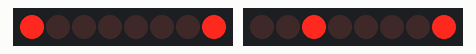
A sketch run on a simulated Arduino Uno, built with avr-gcc and run on an emulated ATmega328P. On the bench: 2 × 8 shift-register outputs drawn as a row of LEDs (first output left, lit = HIGH). Wiring (inferred from the names in the program): 2 × shift register (74HC595): data pin 8, shift clock pin 10, latch pin 9 / data pin 2, shift clock pin 4, latch pin 3. Wiring (inferred from the signals the program sends): 2 × row of LEDs: on Q0, Q1, Q2, Q3, Q4, Q5, Q6, Q7 / on Q0, Q1, Q2, Q3, Q4, Q5, Q6, Q7.

Above: at 0.2 s.
At 1.8 s:
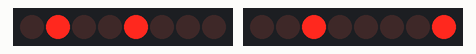
At 2.8 s:
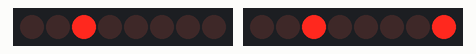
At 4.8 s:
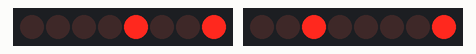
At 7.8 s:
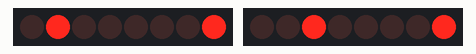
At 11.3 s:
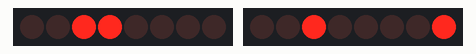
Timing chart, 0 to 11.8 s (numbered marks = the images above):
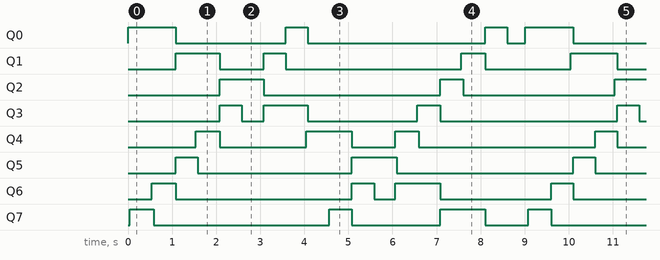

Measured:
- by itself, Q0: repeats every 9.0 s: LOW 2.5 s, HIGH 0.50 s, LOW 4.0 s, HIGH 0.50 s, LOW 0.41 s, HIGH 1.1 s
- by itself, Q1: repeats every 9.0 s: LOW 1.0 s, HIGH 0.50 s, LOW 4.0 s, HIGH 0.54 s, LOW 1.9 s, HIGH 1.1 s
- by itself, Q2: repeats every 9.0 s: LOW 4.0 s, HIGH 0.52 s, LOW 3.4 s, HIGH 1.1 s
- by itself, Q3: repeats every 9.0 s: LOW 0.50 s, HIGH 1.0 s, LOW 2.5 s, HIGH 0.52 s, LOW 4.0 s, HIGH 0.50 s
- by itself, Q4: repeats every 9.0 s: LOW 2.0 s, HIGH 1.0 s, LOW 0.98 s, HIGH 0.54 s, LOW 4.0 s, HIGH 0.50 s
- by itself, Q5: repeats every 9.0 s: LOW 3.5 s, HIGH 1.0 s, LOW 4.0 s, HIGH 0.50 s
- by itself, Q6: repeats every 9.0 s: LOW 4.0 s, HIGH 0.50 s, LOW 0.48 s, HIGH 1.0 s, LOW 2.5 s, HIGH 0.50 s
- by itself, Q7: repeats every 9.0 s: LOW 4.0 s, HIGH 0.52 s, LOW 2.0 s, HIGH 1.0 s, LOW 0.98 s, HIGH 0.52 s

The sketch:

twoOpposingMovingLines.ino
```cpp
int dataPin = 8;
int clockPin = 10;
int latchPin = 9;

int dataPin2 = 2;
int clockPin2 = 4;
int latchPin2 = 3;

void setup()
{
  pinMode(dataPin, OUTPUT);
  pinMode(clockPin, OUTPUT);
  pinMode(latchPin, OUTPUT);

  pinMode(dataPin2, OUTPUT);
  pinMode(clockPin2, OUTPUT);
  pinMode(latchPin2, OUTPUT);
}

void writeCells(byte row, byte col)
{
    digitalWrite(latchPin, LOW);
    shiftOut(dataPin, clockPin, LSBFIRST, row);
    digitalWrite(latchPin, HIGH);

    digitalWrite(latchPin2, LOW);
    shiftOut(dataPin2, clockPin2, LSBFIRST, col);
    digitalWrite(latchPin2, HIGH);
}

uint8_t lineOneCathode =  0b10000000;
uint8_t lineTwoCathode = 0b00000001;

float moveTimeLineOne = 1.0 * 1e6; float lastMoveTimeLineOne = 0.0; int lineOneShiftBit = 0;
float moveTimeLineTwo = 0.5 * 1e6; float lastMoveTimeLineTwo = 0.0; int lineTwoShiftBit = 0;
float Time = 0.0;

void loop()
{
  Time = micros();

  writeCells(~lineOneCathode, 0b00100000);
  delay(1);
  writeCells(~0b00000000, 0b00000000);

  writeCells(~lineTwoCathode, 0b00000001);
  delay(1);
  writeCells(~0b00000000, 0b00000000);

  if(Time - lastMoveTimeLineOne > moveTimeLineOne){
    lineOneShiftBit += 1;
    if(lineOneShiftBit > 8){
      lineOneShiftBit = 0;
    }
    lineOneCathode = 0b10000000 >> lineOneShiftBit;
    lastMoveTimeLineOne = Time;
  }

  if(Time - lastMoveTimeLineTwo > moveTimeLineTwo){
    lineTwoShiftBit += 1;
    if(lineTwoShiftBit > 8){
      lineTwoShiftBit = 0;
    }
    lineTwoCathode = 0b00000001 << lineTwoShiftBit;
    lastMoveTimeLineTwo = Time;
  }
}
```
